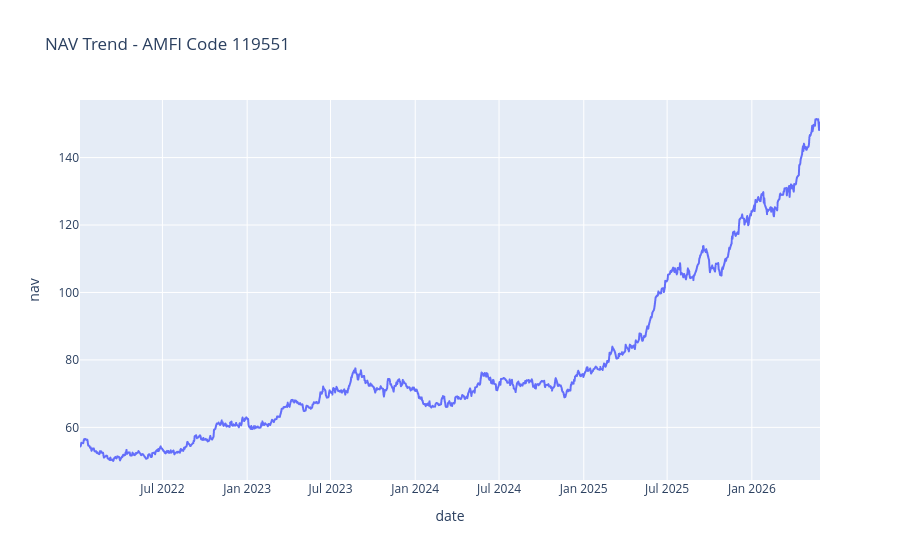

The notebook cell saved with this chart:
### Code cell
import plotly.express as px

fig = px.line(
    fund,
    x="date",
    y="nav",
    title="NAV Trend - AMFI Code 119551"
)

fig.show()

### Figure 1 — Plotly figure (JSON) as saved in the notebook; plotly's stock layout.template omitted (floating-point values rounded to 4 significant figures; data arrays with more than 128 entries replaced by an {"elided": "..."} marker saying what was removed)
{"data": [{"hovertemplate": "date=%{x}<br>nav=%{y}<extra></extra>", "legendgroup": "", "line": {"color": "#636efa", "dash": "solid"}, "marker": {"symbol": "circle"}, "mode": "lines", "name": "", "showlegend": false, "type": "scattergl", "x": {"elided": "1150 str values"}, "xaxis": "x", "y": {"elided": "1150 float values"}, "yaxis": "y"}], "layout": {"legend": {"tracegroupgap": 0}, "title": {"text": "NAV Trend - AMFI Code 119551"}, "xaxis": {"anchor": "y", "domain": [0, 1], "title": {"text": "date"}}, "yaxis": {"anchor": "x", "domain": [0, 1], "title": {"text": "nav"}}}}
